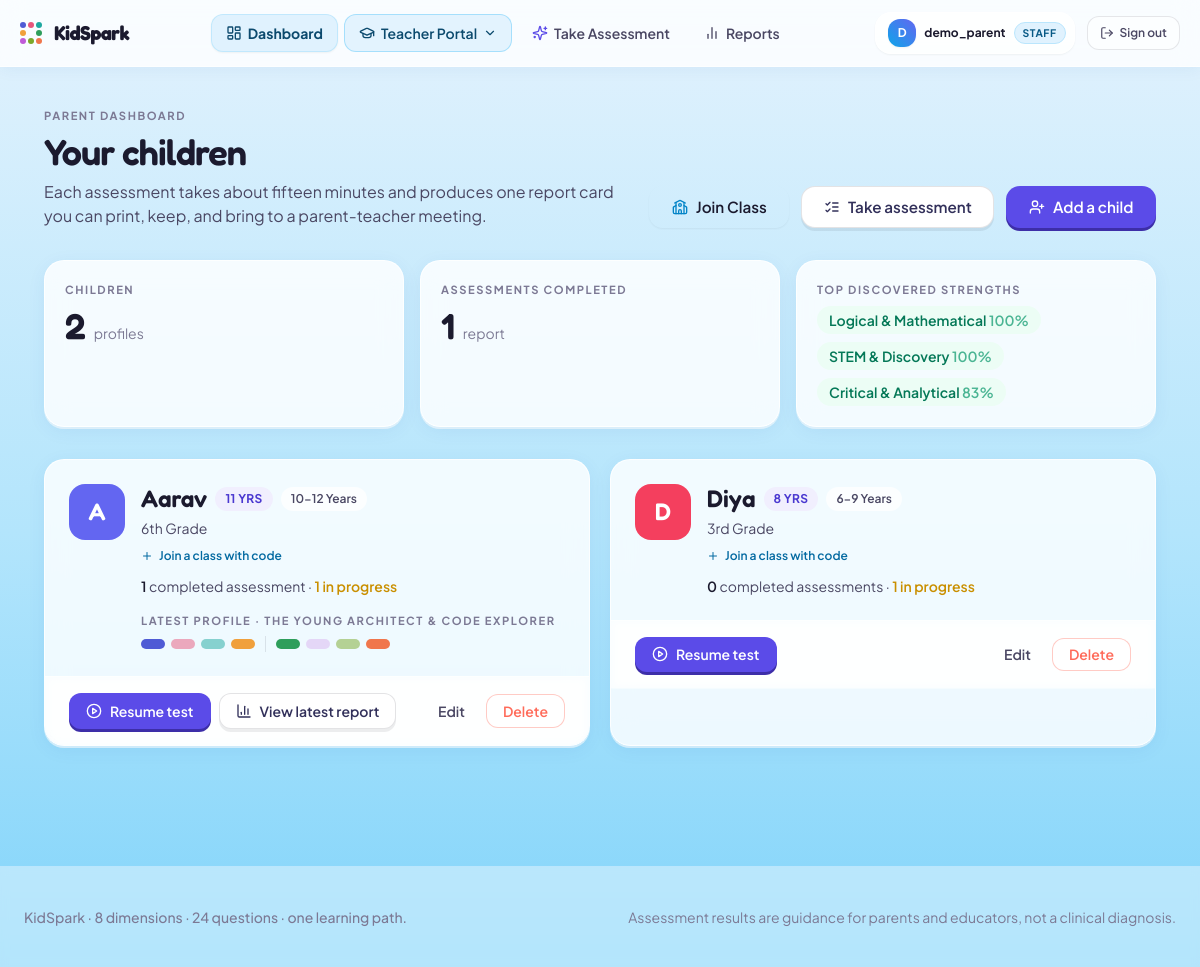
The app's page /accounts/dashboard/ (signed in), older data.
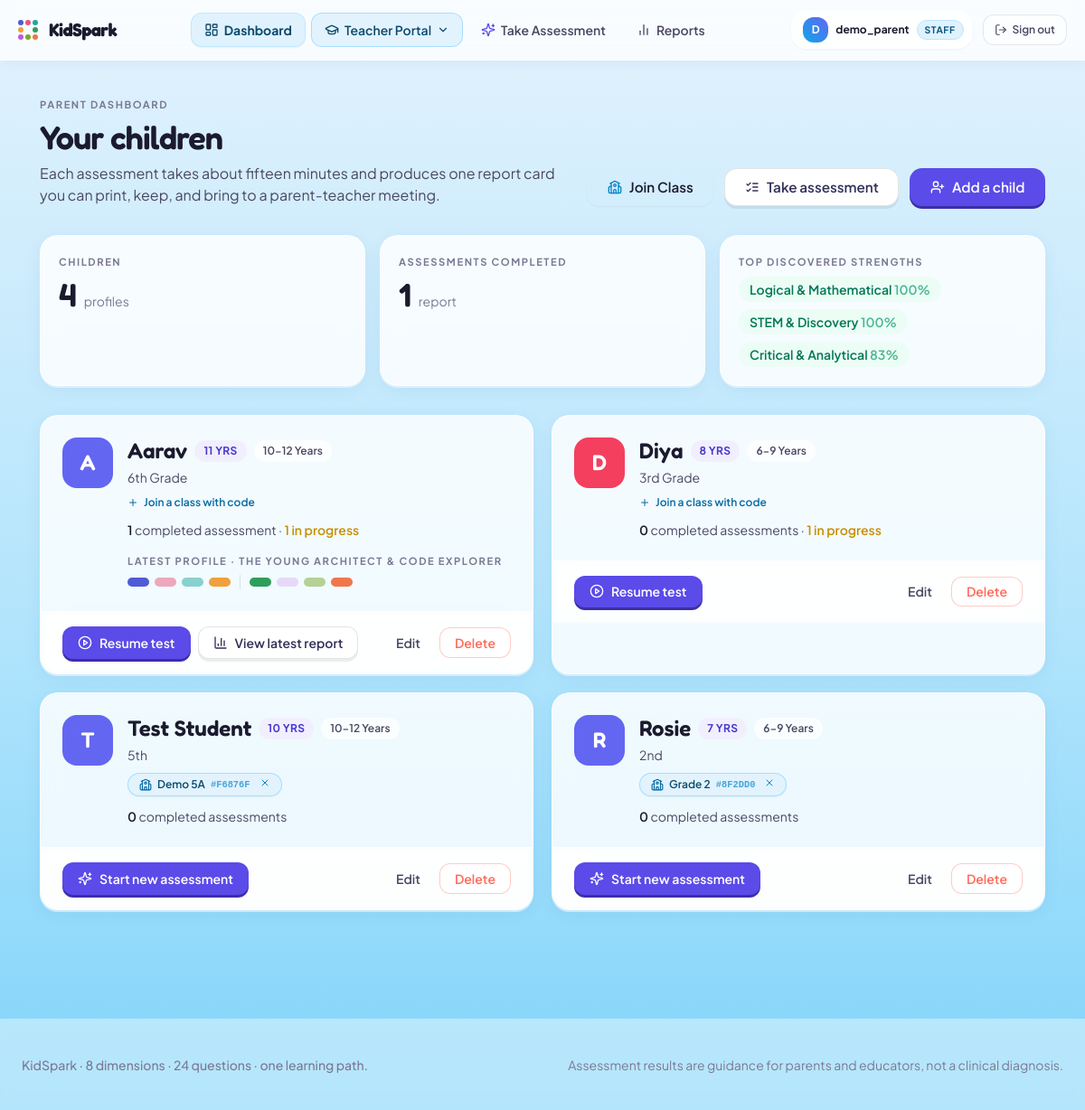
The same page, newer data.
### assessments/models.py (models this page shows, shortened)
class Category(models.Model):
    PILLAR_CHOICES = [
        ('APTITUDE', 'Cognitive Aptitude'),
        ('INTEREST', 'Area of Interest'),
    ]
    PILLAR_APTITUDE = 'APTITUDE'
    PILLAR_INTEREST = 'INTEREST'
    code = models.CharField(max_length=20, unique=True)
    name = models.CharField(max_length=100)
    pillar = models.CharField(max_length=20, choices=PILLAR_CHOICES)
    description = models.TextField()
    icon_name = models.CharField(max_length=50)
    class Meta:
        verbose_name_plural = 'Categories'
        ordering = ['pillar', 'code']

### accounts/models.py (models this page shows, shortened)
class ChildProfile(models.Model):
    AGE_GROUP_CHOICES = [
        ('JUNIOR', '6-9 Years'),
        ('MIDDLE', '10-12 Years'),
        ('SENIOR', '13-16 Years'),
    ]
    parent = models.ForeignKey(
        User, on_delete=models.CASCADE, related_name='children'
    )
    classroom = models.ForeignKey(
        Classroom, on_delete=models.SET_NULL, null=True, blank=True, related_name='students'
    )
    name = models.CharField(max_length=100)
    age = models.PositiveIntegerField(
        validators=[MinValueValidator(MIN_AGE), MaxValueValidator(MAX_AGE)]
    )
    age_group = models.CharField(
        max_length=10, choices=AGE_GROUP_CHOICES, blank=True
    )
    grade = models.CharField(max_length=50)
    avatar_color = models.CharField(max_length=20, default='indigo')
    created_at = models.DateTimeField(auto_now_add=True)
    class Meta:
        ordering = ['created_at', 'id']
    @property
    def age_group_label(self):
        return dict(self.AGE_GROUP_CHOICES).get(self.age_group, self.age_group)
    @property
    def initials(self):
        return self.name.strip()[:1].upper() or '?'
    @property
    def active_session(self):
        return self.sessions.filter(is_completed=False).order_by('-started_at').first()
    @property
    def latest_result(self):
        from analytics.models import AssessmentResult
        return (
            AssessmentResult.objects.filter(session__child=self, session__is_completed=True)
            .order_by('-generated_at')
            .first()
        )

class Classroom(models.Model):
    teacher = models.ForeignKey(
        User, on_delete=models.CASCADE, related_name='classrooms'
    )
    name = models.CharField(max_length=100, help_text="e.g. Grade 5 - Section A")
    grade = models.CharField(max_length=50, help_text="e.g. 5th Grade")
    academic_year = models.CharField(max_length=20, default='2026-2027')
    code = models.CharField(max_length=12, unique=True, blank=True)
    description = models.TextField(blank=True)
    created_at = models.DateTimeField(auto_now_add=True)
    class Meta:
        ordering = ['grade', 'name', 'id']

### analytics/models.py (models this page shows, shortened)
class AssessmentResult(models.Model):
    session = models.OneToOneField(
        AssessmentSession, on_delete=models.CASCADE, related_name='result'
    )
    aptitude_scores = models.JSONField(default=dict)
    interest_scores = models.JSONField(default=dict)
    overall_aptitude_percentage = models.FloatField(default=0.0)
    dominant_aptitude = models.ForeignKey(
        Category, null=True, on_delete=models.SET_NULL, related_name='+'
    )
    dominant_interest = models.ForeignKey(
        Category, null=True, on_delete=models.SET_NULL, related_name='+'
    )
    persona_title = models.CharField(max_length=100)
    persona_summary = models.TextField()
    recommended_activities = models.JSONField(default=list)
    recommended_future_domains = models.JSONField(default=list)
    generated_at = models.DateTimeField(auto_now_add=True)
    class Meta:
        ordering = ['-generated_at']
    @property
    def aptitude_breakdown(self):
        return self._breakdown(self.aptitude_scores)
    @property
    def interest_breakdown(self):
        return self._breakdown(self.interest_scores)
    def _breakdown(self, scores):
        rows = []
        for code, score in scores.items():
            category = Category.objects.filter(code=code).first()
            status = status_for_score(score)
            rows.append({
                'code': code,
                'name': category.name if category else code,
                'icon_name': category.icon_name if category else 'sparkles',
                'description': category.description if category else '',
                'pillar': category.pillar if category else '',
                'score': score,
                'status': status,
                'badge_class': LEVEL_META[status]['badge'],
                'bar_class': LEVEL_META[status]['bar'],
            })
        return rows

### accounts/views.py (the view)
# urls.py: path('dashboard/', views.dashboard, name='dashboard'),
@login_required
def dashboard(request):
    children = (
        request.user.children
        .annotate(
            total_tests=Count('sessions', filter=Q(sessions__is_completed=True)),
            active_tests=Count('sessions', filter=Q(sessions__is_completed=False)),
        )
    )
    children = list(children)
    for child in children:
        child.avatar_class = AVATAR_CLASSES.get(child.avatar_color, 'bg-indigo-500')
        child.latest = child.latest_result
        child.in_progress = child.active_session
    completed_total = sum(child.total_tests for child in children)
    strength_counter = {}
    for child in children:
        result = child.latest
        if not result:
            continue
        for row in result.aptitude_breakdown + result.interest_breakdown:
            strength_counter[row['name']] = max(
                strength_counter.get(row['name'], 0), row['score']
            )
    top_strengths = sorted(
        strength_counter.items(), key=lambda item: item[1], reverse=True
    )[:3]
    return render(request, 'accounts/dashboard.html', {
        'children': children,
        'children_count': len(children),
        'completed_total': completed_total,
        'top_strengths': top_strengths,
        'avatar_colors': AVATAR_CLASSES,
    })

### analytics/models.py (called while the page is built)
def status_for_score(score):
    if score >= 75:
        return 'Strong'
    if score >= 45:
        return 'Developing'
    return 'Emerging'

### assessments/palette.py (called while the page is built)
def category_color(code):
    return CATEGORY_COLORS.get(code, DEFAULT_COLOR)

### assessments/templatetags/spark.py (called while the page is built)
@register.filter
def cat_color(code):
    return palette.category_color(code)

### templates/accounts/dashboard.html (shortened to what the changed rows need)
{% extends 'base.html' %}
{% load spark %}
{% block content %}
<div class="mx-auto max-w-6xl px-5 py-10">
  <header class="flex flex-wrap items-end justify-between gap-6">
    <div>
      <h1 class="mt-2 font-display text-4xl font-semibold tracking-tight text-ink">
        {% if children %}Your children{% else %}Let's add the first child{% endif %}
      </h1>
    </div>
  </header>
  <dl class="mt-8 grid gap-4 sm:grid-cols-3">
    <div class="card p-5">
      <dd class="mt-2 flex items-baseline gap-2">
        <span class="font-display text-4xl font-semibold text-ink">{{ children_count }}</span>
        <span class="text-sm text-ink-mute">profile{{ children_count|pluralize }}</span>
      </dd>
    </div>
    <div class="card p-5">
      <dd class="mt-2">
        {% if top_strengths %}
          <ul class="flex flex-wrap gap-2">
            {% for name, score in top_strengths %}
              <li class="rounded-full bg-emerald-50 px-3 py-1 text-sm font-semibold text-emerald-700">
                {{ name }} <span class="text-emerald-600/70">{{ score }}%</span>
              </li>
            {% endfor %}
          </ul>
        {% else %}
          <p class="text-sm text-ink-mute">Complete an assessment to surface strengths.</p>
        {% endif %}
      </dd>
    </div>
  </dl>
  {% if children %}
    <ul class="mt-8 grid gap-5 lg:grid-cols-2">
      {% for child in children %}
        <li class="card card-lift overflow-hidden">
          <div class="flex items-start gap-4 p-5 sm:p-6">
            <div class="flex h-14 w-14 flex-none items-center justify-center rounded-2xl font-display text-2xl font-semibold text-white {{ child.avatar_class }}">
              {{ child.initials }}
            </div>
            <div class="min-w-0 flex-1">
              <div class="flex flex-wrap items-center gap-2">
                <h2 class="font-display text-2xl font-semibold leading-tight text-ink">{{ child.name }}</h2>
                <span class="rounded-full bg-spark-50 px-2.5 py-1 text-xs font-bold uppercase tracking-wide text-spark-600">
                  {{ child.age }} yrs
                </span>
                <span class="rounded-full bg-paper px-2.5 py-1 text-xs font-semibold text-ink-soft">
                  {{ child.age_group_label }}
                </span>
              </div>
              <p class="mt-1 text-sm text-ink-soft">{{ child.grade }}</p>
              <div class="mt-2.5 flex items-center gap-2">
                {% if child.classroom %}
                  <div class="inline-flex items-center gap-1.5 rounded-full bg-sky-100/90 border border-sky-300/60 px-3 py-1 text-xs font-semibold text-sky-900 shadow-sm">
                    <i data-lucide="school" class="h-3.5 w-3.5 text-sky-700"></i>
                    <span>{{ child.classroom.name }}</span>
                    <span class="text-sky-600/70 font-mono text-[0.65rem]">#{{ child.classroom.code }}</span>
                    <form method="post" action="{% url 'accounts:leave_classroom' child.id %}" class="inline ml-1"
                          onsubmit="return confirm('Remove {{ child.name }} from {{ child.classroom.name }}?');">
                      <button type="submit" class="text-sky-600 hover:text-coral-600 transition" title="Leave class">
                        <i data-lucide="x" class="h-3 w-3"></i>
                      </button>
                    </form>
                  </div>
                {% else %}
                  <a href="{% url 'accounts:join_classroom' %}?child={{ child.id }}"
                     class="inline-flex items-center gap-1.5 text-xs font-semibold text-sky-700 hover:text-sky-900 transition hover:underline">
                    <i data-lucide="plus" class="h-3 w-3"></i> Join a class with code
                  </a>
                {% endif %}
              </div>
              <p class="mt-3 text-sm text-ink-soft">
                <span class="font-semibold text-ink">{{ child.total_tests }}</span> completed
                assessment{{ child.total_tests|pluralize }}
                {% if child.in_progress %}
                  · <span class="font-semibold text-sunbeam-600">1 in progress</span>
                {% endif %}
              </p>
              {% if child.latest %}
                <div class="mt-4">
                  <p class="eyebrow">Latest profile · {{ child.latest.persona_title }}</p>
                  <div class="mt-2 flex items-center gap-1.5">
                    {% for row in child.latest.aptitude_breakdown %}
                      <span class="h-2.5 w-6 rounded-full"
                            style="background:{{ row.code|cat_color }}; opacity:{% if row.score >= 75 %}1{% elif row.score >= 45 %}0.5{% else %}0.22{% endif %}"
                            title="{{ row.name }}: {{ row.score }}%"></span>
                    {% endfor %}
                    {% for row in child.latest.interest_breakdown %}
                      <span class="h-2.5 w-6 rounded-full"
                            style="background:{{ row.code|cat_color }}; opacity:{% if row.score >= 75 %}1{% elif row.score >= 45 %}0.5{% else %}0.22{% endif %}"
                            title="{{ row.name }}: {{ row.score }}%"></span>
                    {% endfor %}
                  </div>
                </div>
              {% endif %}
            </div>
          </div>
          <div class="flex flex-wrap items-center gap-2 border-t border-white/60 bg-white/50 backdrop-blur-sm px-5 py-4 sm:px-6">
            {% if child.in_progress %}
              <a href="{% url 'assessments:session' child.in_progress.id %}" class="btn btn-primary btn-sm">
                <i data-lucide="play-circle" class="h-4 w-4"></i> Resume test
              </a>
            {% else %}
              <a href="{% url 'assessments:start_test' child.id %}" class="btn btn-primary btn-sm">
                <i data-lucide="sparkles" class="h-4 w-4"></i> Start new assessment
              </a>
            {% endif %}
            {% if child.latest %}
              <a href="{% url 'analytics:report_detail' child.latest.session_id %}" class="btn btn-ghost btn-sm">
                <i data-lucide="bar-chart-3" class="h-4 w-4"></i> View latest report
              </a>
            {% endif %}
            <div class="ml-auto flex items-center gap-1">
              <a href="{% url 'accounts:child_edit' child.id %}" class="btn btn-quiet btn-sm">Edit</a>
              <form method="post" action="{% url 'accounts:child_delete' child.id %}"
                    onsubmit="return confirm('Delete {{ child.name }} and every report attached to this profile? This cannot be undone.');">
                <button type="submit" class="btn btn-danger btn-sm">Delete</button>
              </form>
            </div>
          </div>
        </li>
      {% endfor %}
    </ul>
  {% endif %}
</div>
{% endblock %}

Row changes from the older to the newer data that the page shows:
added ChildProfile: initials "T", name "Test Student", age "10", age_group_label "10-12 Years", grade "5th", classroom.name "Demo 5A", classroom.code "F6876F", total_tests "0", shows "Start new assessment"
added ChildProfile: initials "R", name "Rosie", age "7", age_group_label "6-9 Years", grade "2nd", classroom.name "Grade 2", classroom.code "8F2DD0", total_tests "0", shows "Start new assessment"
Text that changed along with them:
{{ children_count }}: "2" → "4"
